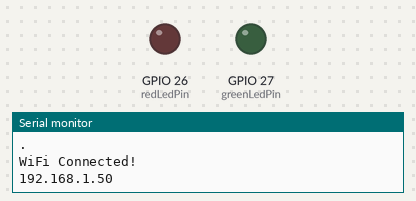
Bench run of a sketch on a simulated ESP32. On the bench: output pins drawn as LEDs (lit = HIGH), the last lines printed to the serial monitor. WiFi joins after 1.5 s; servers stay silent unless stated; uploads are accepted with an empty reply.

Above: at 1.6 s.
At 2.3 s:
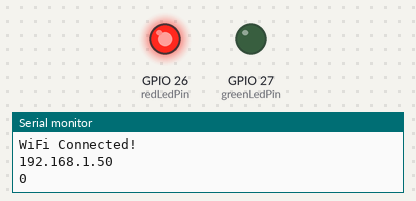
Timing chart, 0 to 3.8 s (numbered marks = the images above):
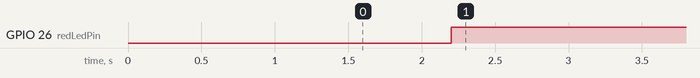

Measured:
- by itself, GPIO 26 (redLedPin): LOW → HIGH at 2.2 s

The sketch:

lab3.ino
```cpp
#include<WiFi.h>
#include <HTTPClient.h>
#include <ArduinoJson.h>

const char* ssid = "Wokwi-GUEST";
const char* pass = "";

unsigned const long interval = 2000;
unsigned long previousMillis = 0;

const int greenLedPin = 27;
const int redLedPin = 26;

void setup(){
  Serial.begin(115200);
  WiFi.begin(ssid, pass);
  while(WiFi.status() != WL_CONNECTED){
    delay(100);
    Serial.println(".");
  }
  Serial.println("WiFi Connected!");
  Serial.println(WiFi.localIP());

  pinMode(greenLedPin, OUTPUT);
  pinMode(redLedPin, OUTPUT);
}

void loop()
{
  unsigned long currentMillis = millis();
  if (currentMillis - previousMillis > interval)
  {
    previousMillis = currentMillis;

    HTTPClient http;
    http.begin("https://lightservewebapi20240424185555.azurewebsites.net/api/Order/getOrderById?orderId=1");
    int httpResponseCode = http.GET();
    if (httpResponseCode > 0)
    {
      String payload = http.getString();

      DynamicJsonDocument doc(1024);
      deserializeJson(doc, payload);

      bool isDone = doc["isDone"];
      Serial.print(isDone);

      if (isDone)
      {
        digitalWrite(greenLedPin, HIGH);
        digitalWrite(redLedPin, LOW);
      }
      else
      {
        digitalWrite(greenLedPin, LOW);
        digitalWrite(redLedPin, HIGH);
      }
    }
    else
    {
      Serial.print("HTTP request failed with error code: ");
      Serial.println(httpResponseCode);
    }

    http.end();
  }
}
```
